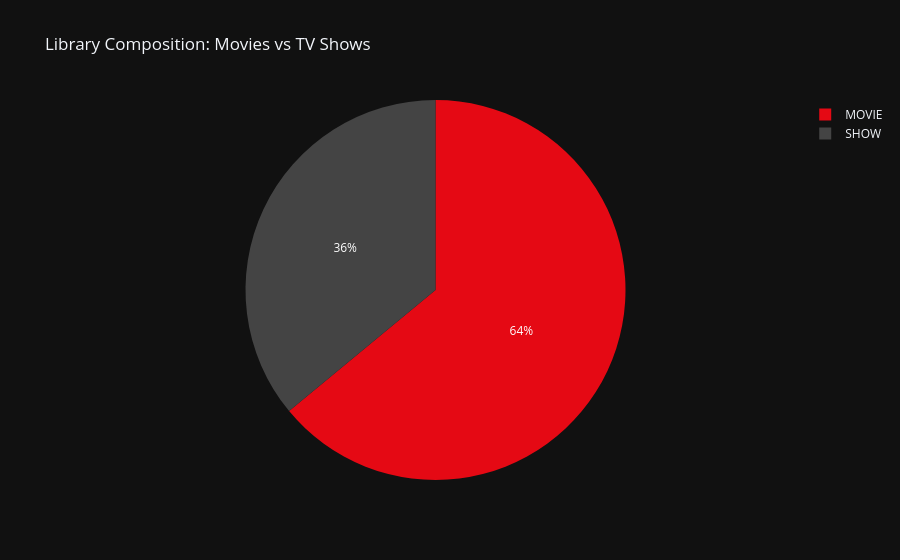

The cell this chart's notebook holds for it:
### Markdown cell above
## 2. High-Level Metrics

Analyzing the balance between Movies and TV Shows.

### Code cell
content_counts = df['type'].value_counts().reset_index()
content_counts.columns = ['Type', 'Count']

fig_pie = px.pie(
    content_counts, 
    values='Count', 
    names='Type', 
    title="Library Composition: Movies vs TV Shows",
    color_discrete_sequence=['#E50914', '#444444']
)
fig_pie.show()

### Figure 1 — Plotly figure (JSON) as saved in the notebook; plotly's stock layout.template omitted (floating-point values rounded to 4 significant figures)
{"data": [{"domain": {"x": [0, 1], "y": [0, 1]}, "hovertemplate": "Type=%{label}<br>Count=%{value}<extra></extra>", "labels": ["MOVIE", "SHOW"], "legendgroup": "", "name": "", "showlegend": true, "type": "pie", "values": [3744, 2106]}], "layout": {"legend": {"tracegroupgap": 0}, "piecolorway": ["#E50914", "#444444"], "title": {"text": "Library Composition: Movies vs TV Shows"}}}
